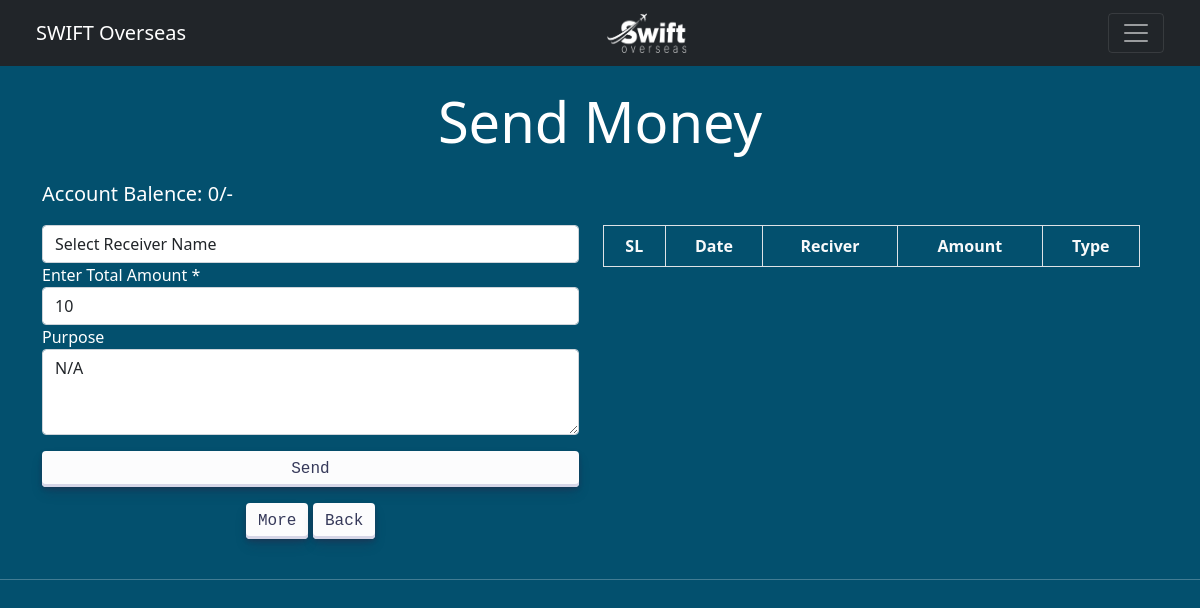
Page /account.php (signed in) on the earlier database version.
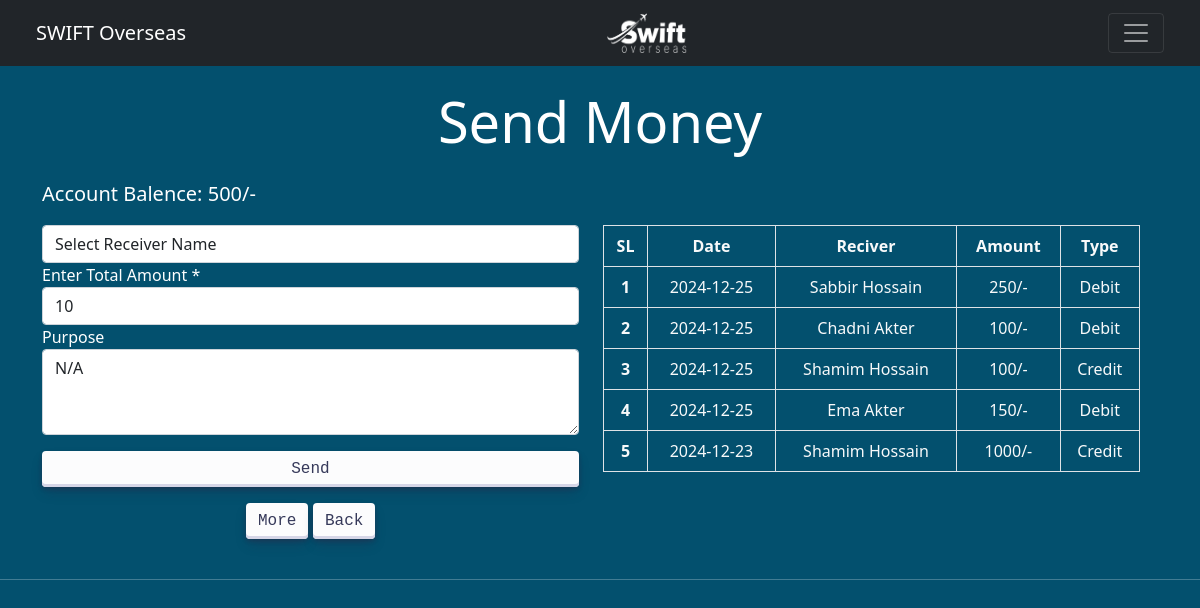
Same page on the later database version.
### tables this page shows
CREATE TABLE `ac_moneysentandreceived` (
  `id` int(11) NOT NULL,
  `date` date DEFAULT NULL,
  `amount` bigint(255) DEFAULT NULL,
  `sourceId` int(11) DEFAULT NULL,
  `t_type_source` int(11) DEFAULT NULL,
  `destinationId` int(11) DEFAULT NULL,
  `t_type_destination` int(11) DEFAULT NULL,
  `purpose` varchar(255) DEFAULT NULL
);

CREATE TABLE `tb_employee_details` (
  `id` int(11) NOT NULL,
  `firstName` varchar(255) DEFAULT NULL,
  `lastName` varchar(255) DEFAULT NULL,
  `dob` date DEFAULT NULL,
  `genderid` int(11) DEFAULT NULL,
  `address` varchar(255) DEFAULT NULL,
  `phone` int(11) DEFAULT NULL,
  `fatherName` varchar(255) DEFAULT NULL,
  `motherName` varchar(255) DEFAULT NULL,
  `email` varchar(255) DEFAULT NULL,
  `nid` int(11) DEFAULT NULL,
  `emgName` varchar(255) DEFAULT NULL,
  `emgPhone` int(11) DEFAULT NULL,
  `emgRelation` varchar(255) DEFAULT NULL,
  `emgAddress` varchar(255) DEFAULT NULL,
  `joinDate` date DEFAULT NULL,
  `username` varchar(255) DEFAULT NULL,
  `password` varchar(255) DEFAULT NULL,
  `status` int(11) DEFAULT NULL,
  `account` int(11) DEFAULT NULL,
  `remark` varchar(255) DEFAULT NULL,
  `image` varchar(255) DEFAULT NULL,
  `designation` varchar(255) DEFAULT NULL
);

### account.php (the view, shortened to what the changed rows need)
<?php
    include 'controller/session.php';
 ?>
<!DOCTYPE html>
<html lang="en">
<head>
    <link href="https://cdn.jsdelivr.net/npm/bootstrap@5.0.2/dist/css/bootstrap.min.css" rel="stylesheet">
    <link rel="stylesheet" href="css/account.css">
    <link rel="stylesheet" href="css/grid.css">
</head>
<body>
<?php
    $toDate = date("Y/m/d");
    $userId = "".$_SESSION['id'];
    $sqlSendAmount = "SELECT SUM(amount) FROM `ac_moneysentandreceived` WHERE sourceId = '$userId' AND t_type_source = 1";
    $sqlSendAmountResult = mysqli_query($conn, $sqlSendAmount);
    $sqlReceived = "SELECT SUM(amount) FROM `ac_moneysentandreceived` WHERE destinationId = '$userId' AND t_type_destination = 2";
    $sqlReceivedResult = mysqli_query($conn, $sqlReceived);
    $sqlDiposit = "SELECT SUM(amount) FROM `ac_moneysentandreceived` WHERE destinationId = '$userId' AND t_type_destination = 3";
    $sqlDipositResult = mysqli_query($conn, $sqlDiposit);
    $send = mysqli_fetch_array($sqlSendAmountResult);
    $receive = mysqli_fetch_array($sqlReceivedResult);
    $diposit = mysqli_fetch_array($sqlDipositResult);
    $totalbalence = ($receive['SUM(amount)'] + $diposit['SUM(amount)']) - $send['SUM(amount)'];
?>
<br>
<section id="send-moneny-secion" class="send-moneny">
    <div class="container">
        <div class="row">
            <h3 class="text-center display-4 mb-4">Send Money</h3>
            <p class="lead">Account Balence: <?php echo $totalbalence."/-"; ?></p>
            <div class="span_1_of_2">
                <form action="controller/account.php" method="GET" enctype="multipart/form-data">
                </form>
                <div class="text-center">
                </div>
            </div>
            <div class="span_1_of_2 overflow-auto">
                <table class="table table-bordered text-light text-center">
                    <thead>
                        <tr>
                        <th scope="col">SL</th>
                        <th scope="col">Date</th>
                        <th scope="col">Reciver</th>
                        <th scope="col">Amount</th>
                        <th scope="col">Type</th>
                        </tr>
                    </thead>
                    <tbody><?php
                                $i=1;
                                $sqlDatam = "SELECT * FROM `ac_moneysentandreceived` WHERE date = '$toDate' AND sourceId = '$userId' OR destinationId = '$userId' ORDER BY id DESC";
                                $sqlMResult = mysqli_query($conn, $sqlDatam);
                                while($row = mysqli_fetch_array($sqlMResult)){
                            ?>
                        <tr>
                            <th scope="row"><?php echo $i; ?></th>
                            <td><?php echo $row['date']; ?></td>
                            <?php
                                $receive = $row['destinationId'];
                                $sqlFindReceiver = "SELECT * FROM `tb_employee_details` WHERE id = '$receive'";
                                $sqlFindReceiverResult = mysqli_query($conn, $sqlFindReceiver);
                                while($rows = mysqli_fetch_array($sqlFindReceiverResult)){?>
                                    <td><?php echo $rows['firstName'].' '.$rows['lastName']; ?></td>
                            <?php    }   ?>
                            <td><?php echo $amount = $row['amount']; ?>/-</td>
                            <?php
                                if($receive == $userId)
                                {?>
                                    <td>Credit</td>
                                <?php }
                                else
                                {?>
                                    <td>Debit</td>
                                <?php }
                            ?>
                        </tr>
                        <?php $i++; } ?>
                    </tbody>
                </table>
            </div>
        </div>
    </div>
</section>
<br>
</body>
</html>

Differences in the rows shown:
added ac_moneysentandreceived: date "2024-12-25", amount "250", shows "Debit"
now on this page (row edited): tb_employee_details: firstName "Sabbir", lastName "Hossain", shown under "2024-12-25"
added ac_moneysentandreceived: date "2024-12-25", amount "100", shows "Debit"
now on this page (row unchanged): tb_employee_details: firstName "Chadni", lastName "Akter", shown under "2024-12-25"
added ac_moneysentandreceived: date "2024-12-25", amount "100", shows "Credit"
now on this page (row unchanged): tb_employee_details: firstName "Shamim", lastName "Hossain"
added ac_moneysentandreceived: date "2024-12-25", amount "150", shows "Debit"
now on this page (row edited): tb_employee_details: firstName "Ema", lastName "Akter", shown under "2024-12-25"
added ac_moneysentandreceived: date "2024-12-23", amount "1000", shows "Credit"
Other differences:
$totalbalence: "0" → "500"
